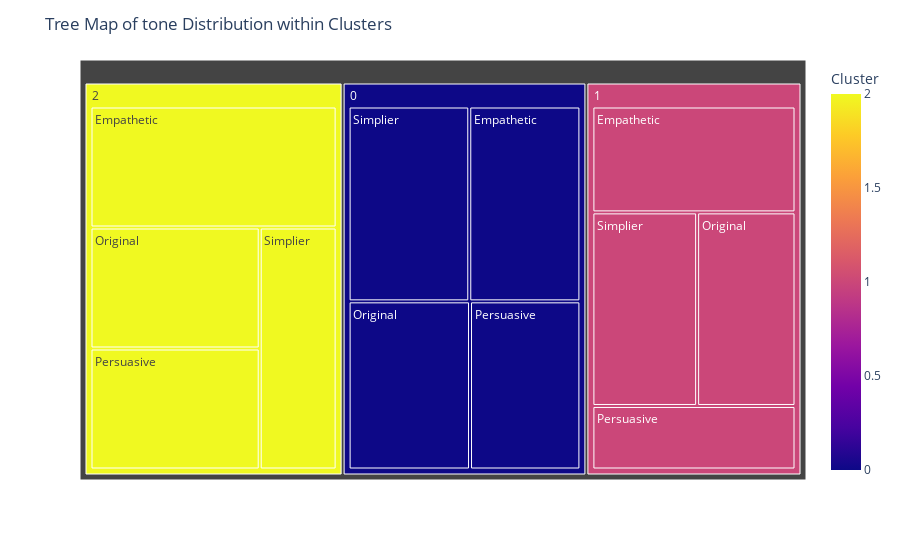

The code cell stored with this chart in its notebook:
### Code cell
import plotly.express as px

# Example data setup (you may need to adjust based on your actual data structure)
# Aggregate data for tree map
tree_data = df_umap.groupby(['Cluster', 'tone']).size().reset_index(name='count')

# Create tree map
fig = px.treemap(tree_data, path=['Cluster', 'tone'], values='count', color='Cluster', hover_data=['count'])
fig.update_layout(title='Tree Map of tone Distribution within Clusters')
fig.show()

### Figure 1 — Plotly figure (JSON) as saved in the notebook; plotly's stock layout.template omitted (floating-point values rounded to 4 significant figures)
{"data": [{"branchvalues": "total", "customdata": [[35, 0], [35, 1], [48, 2], [33, 0], [31, 1], [33, 2], [30, 0], [21, 1], [33, 2], [38, 0], [33, 1], [30, 2], [136, 0], [120, 1], [144, 2]], "domain": {"x": [0, 1], "y": [0, 1]}, "hovertemplate": "labels=%{label}<br>count=%{customdata[0]}<br>parent=%{parent}<br>id=%{id}<br>Cluster=%{color}<extra></extra>", "ids": ["0/Empathetic", "1/Empathetic", "2/Empathetic", "0/Original", "1/Original", "2/Original", "0/Persuasive", "1/Persuasive", "2/Persuasive", "0/Simplier", "1/Simplier", "2/Simplier", "0", "1", "2"], "labels": ["Empathetic", "Empathetic", "Empathetic", "Original", "Original", "Original", "Persuasive", "Persuasive", "Persuasive", "Simplier", "Simplier", "Simplier", "0", "1", "2"], "marker": {"coloraxis": "coloraxis", "colors": [0, 1, 2, 0, 1, 2, 0, 1, 2, 0, 1, 2, 0, 1, 2]}, "name": "", "parents": ["0", "1", "2", "0", "1", "2", "0", "1", "2", "0", "1", "2", "", "", ""], "type": "treemap", "values": [35, 35, 48, 33, 31, 33, 30, 21, 33, 38, 33, 30, 136, 120, 144]}], "layout": {"coloraxis": {"colorbar": {"title": {"text": "Cluster"}}, "colorscale": [[0, "#0d0887"], [0.1111, "#46039f"], [0.2222, "#7201a8"], [0.3333, "#9c179e"], [0.4444, "#bd3786"], [0.5556, "#d8576b"], [0.6667, "#ed7953"], [0.7778, "#fb9f3a"], [0.8889, "#fdca26"], [1, "#f0f921"]]}, "legend": {"tracegroupgap": 0}, "margin": {"t": 60}, "title": {"text": "Tree Map of tone Distribution within Clusters"}}}
